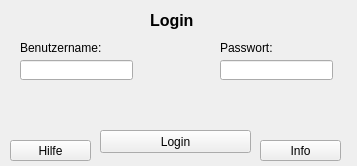
<?xml version="1.0" encoding="UTF-8"?>
<ui version="4.0">
 <class>Login</class>
 <widget class="QWidget" name="Login">
  <property name="geometry">
   <rect>
    <x>0</x>
    <y>0</y>
    <width>357</width>
    <height>166</height>
   </rect>
  </property>
  <property name="windowTitle">
   <string>Login BWS - Wettsystem</string>
  </property>
  <widget class="QLabel" name="label">
   <property name="geometry">
    <rect>
     <x>150</x>
     <y>10</y>
     <width>51</width>
     <height>21</height>
    </rect>
   </property>
   <property name="font">
    <font>
     <pointsize>12</pointsize>
     <weight>75</weight>
     <bold>true</bold>
    </font>
   </property>
   <property name="text">
    <string>Login</string>
   </property>
  </widget>
  <widget class="QLabel" name="label_2">
   <property name="geometry">
    <rect>
     <x>20</x>
     <y>40</y>
     <width>111</width>
     <height>16</height>
    </rect>
   </property>
   <property name="text">
    <string>Benutzername:</string>
   </property>
  </widget>
  <widget class="QLineEdit" name="edtBenutzername">
   <property name="geometry">
    <rect>
     <x>20</x>
     <y>60</y>
     <width>113</width>
     <height>20</height>
    </rect>
   </property>
  </widget>
  <widget class="QLabel" name="label_3">
   <property name="geometry">
    <rect>
     <x>220</x>
     <y>40</y>
     <width>91</width>
     <height>16</height>
    </rect>
   </property>
   <property name="text">
    <string>Passwort:</string>
   </property>
  </widget>
  <widget class="QLineEdit" name="edtPasswort">
   <property name="geometry">
    <rect>
     <x>220</x>
     <y>60</y>
     <width>113</width>
     <height>20</height>
    </rect>
   </property>
   <property name="inputMethodHints">
    <set>Qt::ImhHiddenText|Qt::ImhNoAutoUppercase|Qt::ImhNoPredictiveText|Qt::ImhSensitiveData</set>
   </property>
   <property name="echoMode">
    <enum>QLineEdit::Password</enum>
   </property>
  </widget>
  <widget class="QPushButton" name="btnLogin">
   <property name="geometry">
    <rect>
     <x>100</x>
     <y>130</y>
     <width>151</width>
     <height>23</height>
    </rect>
   </property>
   <property name="text">
    <string>Login</string>
   </property>
  </widget>
  <widget class="QLabel" name="lbl_login">
   <property name="geometry">
    <rect>
     <x>10</x>
     <y>90</y>
     <width>341</width>
     <height>31</height>
    </rect>
   </property>
   <property name="text">
    <string/>
   </property>
  </widget>
  <widget class="QPushButton" name="btnHilfe">
   <property name="geometry">
    <rect>
     <x>10</x>
     <y>140</y>
     <width>81</width>
     <height>21</height>
    </rect>
   </property>
   <property name="text">
    <string>Hilfe</string>
   </property>
  </widget>
  <widget class="QPushButton" name="btnInfo">
   <property name="geometry">
    <rect>
     <x>260</x>
     <y>140</y>
     <width>81</width>
     <height>21</height>
    </rect>
   </property>
   <property name="text">
    <string>Info</string>
   </property>
  </widget>
  <zorder>btnHilfe</zorder>
  <zorder>label</zorder>
  <zorder>label_2</zorder>
  <zorder>edtBenutzername</zorder>
  <zorder>label_3</zorder>
  <zorder>edtPasswort</zorder>
  <zorder>btnLogin</zorder>
  <zorder>lbl_login</zorder>
  <zorder>btnInfo</zorder>
 </widget>
 <resources/>
 <connections/>
</ui>
